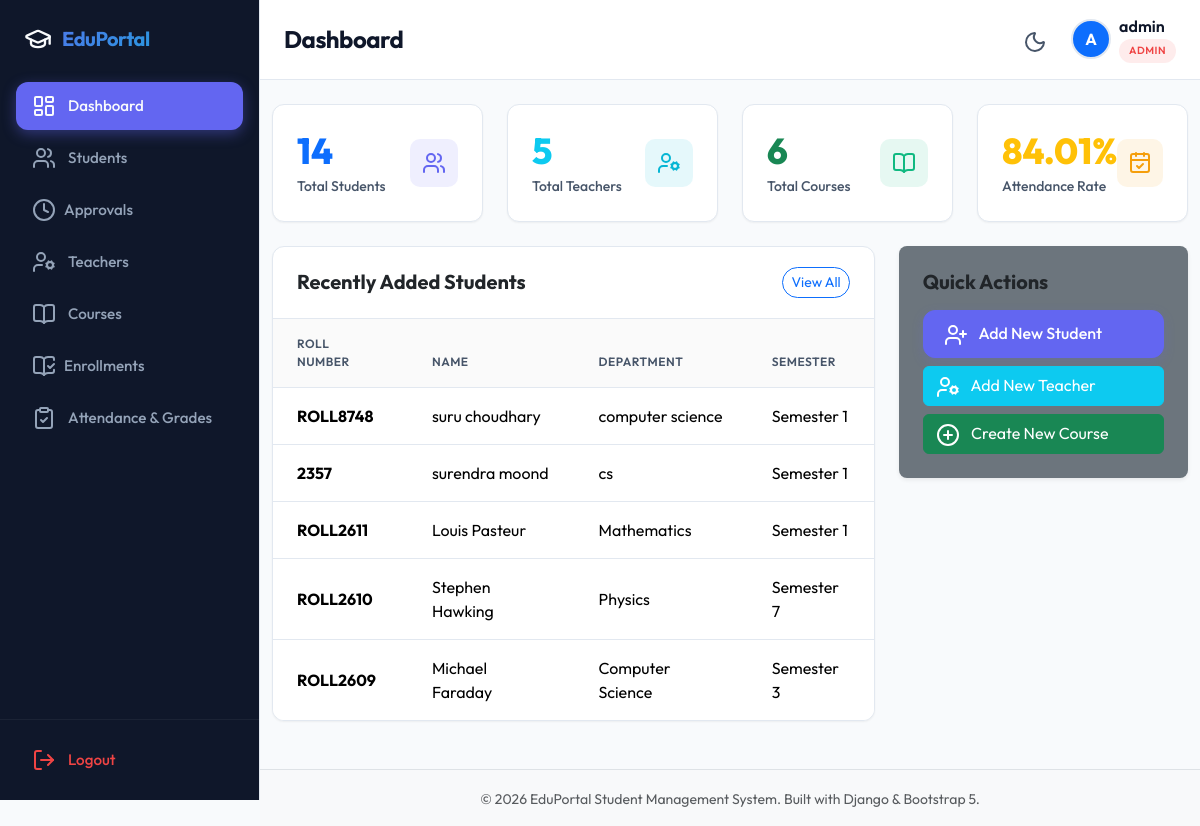
The app's page / (signed in) with its own data.
### apps/accounts/models.py (models this page shows, shortened)
class CustomUser(AbstractUser):
    class Role(models.TextChoices):
        ADMIN = 'ADMIN', 'Admin'
        TEACHER = 'TEACHER', 'Teacher'
        STUDENT = 'STUDENT', 'Student'
    role = models.CharField(
        max_length=10,
        choices=Role.choices,
        default=Role.STUDENT
    )

class Student(models.Model):
    GENDER_CHOICES = [
        ('M', 'Male'),
        ('F', 'Female'),
        ('O', 'Other'),
    ]
    class ApprovalStatus(models.TextChoices):
        PENDING = 'PENDING', 'Pending'
        APPROVED = 'APPROVED', 'Approved'
        REJECTED = 'REJECTED', 'Rejected'
    user = models.OneToOneField(CustomUser, on_delete=models.CASCADE, related_name='student_profile')
    roll_number = models.CharField(max_length=20, unique=True)
    first_name = models.CharField(max_length=50)
    last_name = models.CharField(max_length=50)
    email = models.EmailField(unique=True)
    phone = models.CharField(max_length=15)
    gender = models.CharField(max_length=1, choices=GENDER_CHOICES)
    dob = models.DateField(verbose_name="Date of Birth")
    address = models.TextField()
    semester = models.IntegerField(default=1)
    department = models.CharField(max_length=100)
    profile_image = models.ImageField(upload_to='profile_images/', blank=True, null=True)
    approval_status = models.CharField(
        max_length=10,
        choices=ApprovalStatus.choices,
        default=ApprovalStatus.APPROVED
    )

### apps/accounts/views.py (the view, shortened to what this page needs)
# urls.py: path('', views.DashboardView.as_view(), name='dashboard'),
class DashboardView(LoginRequiredMixin, View):
    template_name = 'dashboard/index.html'
    def get(self, request):
        user = request.user
        context = {
            'role': user.role
        }
        from apps.courses.models import Course, Enrollment
        from apps.academics.models import Attendance, Marks
        from django.db.models import Avg
        if user.role == CustomUser.Role.ADMIN:
            context['total_students'] = Student.objects.filter(
                approval_status=Student.ApprovalStatus.APPROVED
            ).count()
            context['total_teachers'] = Teacher.objects.count()
            context['total_courses'] = Course.objects.count()
            context['pending_count'] = Student.objects.filter(
                approval_status=Student.ApprovalStatus.PENDING
            ).count()
            avg_marks = Marks.objects.aggregate(Avg('total_marks'))['total_marks__avg']
            context['avg_marks'] = round(avg_marks, 2) if avg_marks else 0.0
            total_att = Attendance.objects.count()
            present_att = Attendance.objects.filter(status='P').count()
            context['attendance_rate'] = round((present_att / total_att * 100), 2) if total_att > 0 else 100.0
            context['recent_students'] = Student.objects.filter(
                approval_status=Student.ApprovalStatus.APPROVED
            ).select_related('user').order_by('-id')[:5]
        return render(request, self.template_name, context)

### apps/accounts/context_processors.py (called while the page is built)
def pending_count(request):
    count = 0
    enrollment_pending_count = 0
    if request.user.is_authenticated and getattr(request.user, 'role', None) == CustomUser.Role.ADMIN:
        count = Student.objects.filter(approval_status=Student.ApprovalStatus.PENDING).count()
        enrollment_pending_count = EnrollmentRequest.objects.filter(
            status=EnrollmentRequest.Status.PENDING
        ).count()
    return {
        'pending_count': count,
        'enrollment_pending_count': enrollment_pending_count,
    }

### templates/dashboard/index.html (shortened to what this page needs)
{% extends 'base.html' %}
{% block page_title %}Dashboard{% endblock %}
{% block content %}
<div class="row g-4 mb-4">
    {% if role == 'ADMIN' %}
        <div class="col-12 col-sm-6 col-xl-3">
            <div class="stat-card">
                <div class="stat-info">
                    <div class="stat-value text-primary">{{ total_students }}</div>
                    <div class="stat-label">Total Students</div>
                </div>
                <div class="stat-icon primary">
                    <i data-lucide="users"></i>
                </div>
            </div>
        </div>
        <div class="col-12 col-sm-6 col-xl-3">
            <div class="stat-card">
                <div class="stat-info">
                    <div class="stat-value text-info">{{ total_teachers }}</div>
                    <div class="stat-label">Total Teachers</div>
                </div>
                <div class="stat-icon info">
                    <i data-lucide="user-cog"></i>
                </div>
            </div>
        </div>
        <div class="col-12 col-sm-6 col-xl-3">
            <div class="stat-card">
                <div class="stat-info">
                    <div class="stat-value text-success">{{ total_courses }}</div>
                    <div class="stat-label">Total Courses</div>
                </div>
                <div class="stat-icon success">
                    <i data-lucide="book-open"></i>
                </div>
            </div>
        </div>
        <div class="col-12 col-sm-6 col-xl-3">
            <div class="stat-card">
                <div class="stat-info">
                    <div class="stat-value text-warning">{{ attendance_rate }}%</div>
                    <div class="stat-label">Attendance Rate</div>
                </div>
                <div class="stat-icon warning">
                    <i data-lucide="calendar-check"></i>
                </div>
            </div>
        </div>
    {% endif %}
</div>
{% if role == 'ADMIN' %}
    <div class="row">
        <div class="col-12 col-lg-8">
            <div class="table-card">
                <div class="table-card-header">
                    <h5 class="m-0 fw-bold text-dark">Recently Added Students</h5>
                    <a href="{% url 'admin_student_list' %}" class="btn btn-outline-primary btn-sm rounded-pill">View All</a>
                </div>
                <div class="table-responsive">
                    <table class="table custom-table">
                        <thead>
                            <tr>
                                <th>Roll Number</th>
                                <th>Name</th>
                                <th>Department</th>
                                <th>Semester</th>
                            </tr>
                        </thead>
                        <tbody>
                            {% for student in recent_students %}
                                <tr>
                                    <td><span class="fw-bold">{{ student.roll_number }}</span></td>
                                    <td>{{ student.first_name }} {{ student.last_name }}</td>
                                    <td>{{ student.department }}</td>
                                    <td>Semester {{ student.semester }}</td>
                                </tr>
                            {% empty %}
                                <tr>
                                    <td colspan="4" class="text-center text-muted">No students added yet.</td>
                                </tr>
                            {% endfor %}
                        </tbody>
                    </table>
                </div>
            </div>
        </div>
        <div class="col-12 col-lg-4">
            <div class="card border-0 shadow-sm rounded-3 p-4 bg-secondary">
                <h5 class="fw-bold mb-3 text-dark">Quick Actions</h5>
                <div class="d-grid gap-2">
                    <a href="{% url 'admin_student_add' %}" class="btn btn-primary text-start">
                        <i data-lucide="user-plus" class="me-2"></i> Add New Student
                    </a>
                    <a href="{% url 'admin_teacher_add' %}" class="btn btn-info text-start text-white">
                        <i data-lucide="user-cog" class="me-2"></i> Add New Teacher
                    </a>
                    <a href="{% url 'course_add' %}" class="btn btn-success text-start">
                        <i data-lucide="plus-circle" class="me-2"></i> Create New Course
                    </a>
                </div>
            </div>
        </div>
    </div>
{% endif %}
{% endblock %}

### templates/base.html (shortened to what this page needs)
{% load static %}
<!DOCTYPE html>
<html lang="en" data-theme="light">
<head>
    <link href="https://cdn.jsdelivr.net/npm/bootstrap@5.3.2/dist/css/bootstrap.min.css" rel="stylesheet">
    <link rel="stylesheet" href="{% static 'css/main.css' %}">
</head>
<body>
    <div class="app-container">
        <aside class="sidebar" id="sidebar">
            <div class="sidebar-brand">
                <i data-lucide="graduation-cap" style="width: 28px; height: 28px;"></i>
                <span>EduPortal</span>
            </div>
            <ul class="sidebar-menu">
                {% if user.is_authenticated %}
                    <li class="sidebar-menu-item {% if request.resolver_match.url_name == 'dashboard' %}active{% endif %}">
                        <a href="{% url 'dashboard' %}" class="sidebar-link">
                            <i data-lucide="layout-dashboard"></i>
                            <span>Dashboard</span>
                        </a>
                    </li>
                    {% if user.role == 'ADMIN' %}
                        <li class="sidebar-menu-item {% if request.resolver_match.url_name == 'admin_student_list' %}active{% endif %}">
                            <a href="{% url 'admin_student_list' %}" class="sidebar-link">
                                <i data-lucide="users"></i>
                                <span>Students</span>
                            </a>
                        </li>
                        <li class="sidebar-menu-item {% if request.resolver_match.url_name == 'admin_pending_students' %}active{% endif %}">
                            <a href="{% url 'admin_pending_students' %}" class="sidebar-link d-flex align-items-center justify-content-between">
                                <span class="d-flex align-items-center gap-2">
                                    <i data-lucide="clock"></i>
                                    <span>Approvals</span>
                                </span>
                            </a>
                        </li>
                        <li class="sidebar-menu-item {% if 'teachers' in request.path %}active{% endif %}">
                            <a href="{% url 'admin_teacher_list' %}" class="sidebar-link">
                                <i data-lucide="user-cog"></i>
                                <span>Teachers</span>
                            </a>
                        </li>
                        <li class="sidebar-menu-item {% if 'courses' in request.path and 'pending-enrollments' not in request.path %}active{% endif %}">
                            <a href="{% url 'course_list' %}" class="sidebar-link">
                                <i data-lucide="book-open"></i>
                                <span>Courses</span>
                            </a>
                        </li>
                        <li class="sidebar-menu-item {% if request.resolver_match.url_name == 'admin_pending_enrollments' %}active{% endif %}">
                            <a href="{% url 'admin_pending_enrollments' %}" class="sidebar-link d-flex align-items-center justify-content-between">
                                <span class="d-flex align-items-center gap-2">
                                    <i data-lucide="book-open-check"></i>
                                    <span>Enrollments</span>
                                </span>
                            </a>
                        </li>
                        <li class="sidebar-menu-item {% if 'academics' in request.path %}active{% endif %}">
                            <a href="{% url 'academics_hub' %}" class="sidebar-link">
                                <i data-lucide="clipboard-check"></i>
                                <span>Attendance & Grades</span>
                            </a>
                        </li>
                    {% endif %}
                {% endif %}
            </ul>
            <div class="sidebar-footer">
                {% if user.is_authenticated %}
                    <form action="{% url 'logout' %}" method="post" id="logout-form">
                        <button type="submit" class="sidebar-link border-0 w-100 text-start bg-transparent" style="cursor: pointer;">
                            <i data-lucide="log-out" style="color: var(--color-danger)"></i>
                            <span style="color: var(--color-danger)">Logout</span>
                        </button>
                    </form>
                {% endif %}
            </div>
        </aside>
        <div class="main-content">
            <nav class="top-navbar">
                <div class="d-flex align-items-center gap-3">
                    <h1 class="page-title">{% block page_title %}Dashboard{% endblock %}</h1>
                </div>
                <div class="navbar-actions">
                    <button class="theme-toggle-btn" id="theme-toggle" title="Toggle Theme">
                        <i data-lucide="moon" id="theme-icon"></i>
                    </button>
                    {% if user.is_authenticated %}
                        <div class="d-flex align-items-center gap-2">
                            {% if user.role == 'STUDENT' and user.student_profile.profile_image %}
                                <img src="{{ user.student_profile.profile_image.url }}" class="user-avatar" alt="Avatar">
                            {% else %}
                                <div class="user-avatar bg-primary text-white d-flex align-items-center justify-content-center fw-bold" style="width: 40px; height: 40px; border-radius: 50%;">
                                    {{ user.username|make_list|first|upper }}
                                </div>
                            {% endif %}
                            <div class="d-none d-md-block text-start">
                                <div class="fw-semibold lh-sm">{{ user.get_full_name|default:user.username }}</div>
                                <span class="user-badge {{ user.role|lower }}" style="font-size: 0.65rem;">{{ user.get_role_display }}</span>
                            </div>
                        </div>
                    {% endif %}
                </div>
            </nav>
            <div class="container-fluid py-4 flex-grow-1">
                {% block content %}{% endblock %}
            </div>
            <footer class="py-3 bg-body-tertiary border-top mt-auto">
                <div class="container text-center">
                    <span class="text-muted small">© 2026 EduPortal Student Management System. Built with Django & Bootstrap 5.</span>
                </div>
            </footer>
        </div>
    </div>
</body>
</html>

### records on screen
CustomUser: username|make_list "A", get_full_name "admin", role "ADMIN"
Student: roll_number "ROLL8748", first_name "suru", last_name "choudhary", department "computer science", semester "1"
Student: roll_number "2357", first_name "surendra", last_name "moond", department "cs", semester "1"
Student: roll_number "ROLL2611", first_name "Louis", last_name "Pasteur", department "Mathematics", semester "1"
Student: roll_number "ROLL2610", first_name "Stephen", last_name "Hawking", department "Physics", semester "7"
Student: roll_number "ROLL2609", first_name "Michael", last_name "Faraday", department "Computer Science", semester "3"

### other values on screen
{{ total_students }} "14"
{{ total_teachers }} "5"
{{ total_courses }} "6"
{{ attendance_rate }} "84.01"
